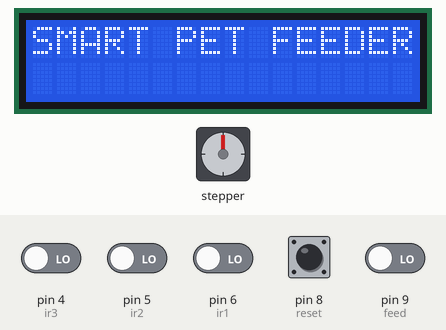
This sketch was run on a simulated Arduino Uno, built with avr-gcc and run on an emulated ATmega328P. Parts: stepper motor, 16×2 character LCD. Wiring (inferred from the names in the program): stepper motor driver (1600 steps per turn assumed): step pin 3; direction pin 2. Inputs (shaded band) come from the test bench; at power-on: pin 4 (ir3), pin 5 (ir2), pin 6 (ir1), pin 8 (reset), pin 9 (feed) LOW. EEPROM starts erased; what the sketch prints to the serial monitor is not drawn.

Above: at 7.2 s.
7.3 s: pin 9 (feed) driven HIGH
At 10.1 s:
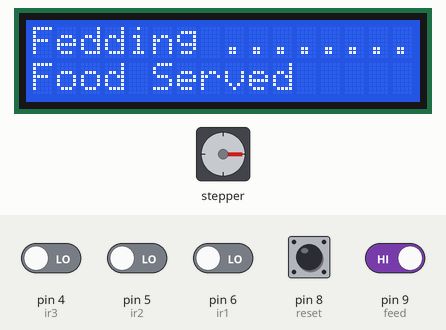
12.9 s: pin 8 (reset) pulled HIGH for 1 s
16.9 s: pin 4 (ir3) driven HIGH and pin 5 (ir2) driven HIGH and pin 6 (ir1) driven HIGH and pin 8 (reset) driven HIGH and pin 9 (feed) driven HIGH
At 18.2 s:
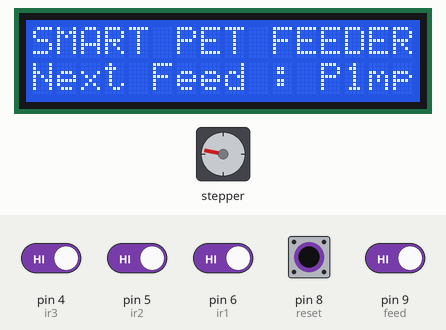
19.9 s: pin 4 (ir3) driven LOW and pin 6 (ir1) driven LOW
At 20.9 s:
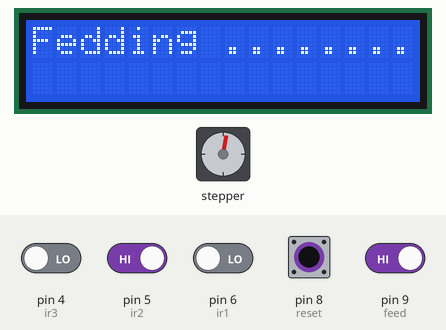
22.9 s: pin 8 (reset) driven LOW
At 27.6 s:
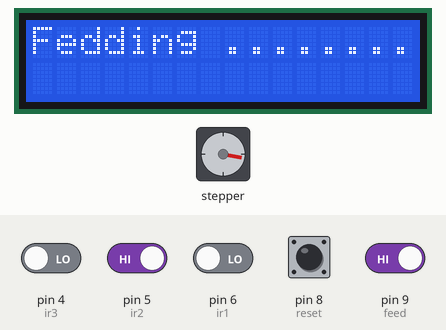
Timing chart, 0 to 73.4 s (numbered marks = the images above; inputs shaded):
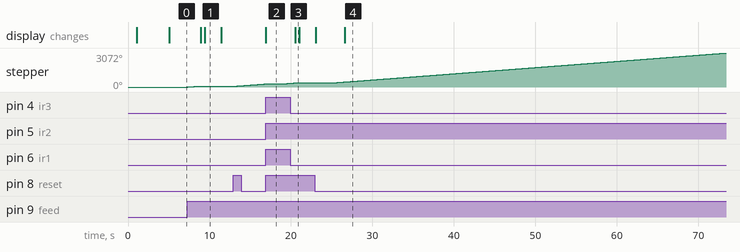

Measured:
- after the input at 7.3 s, stepper: turns 90° clockwise in 1.6 s, starting at once; the display: first changes after 1.6 s (image 1 shows a later state)
- after the input at 16.9 s, the display: changes at once (image 2)
- after the input at 19.9 s, stepper: goes on until 20.5 s, then stays 371°
- after the input at 22.9 s, the display: first differs from a run without the input after 3.7 s (image 4)
- what the display in image 1 shows lasts 2.0 s, from 9.4 s to 11.4 s
- what the display in image 3 shows lasts 0.5 s, from 20.5 s to 21.0 s

The sketch:

code.ino
```cpp
#include <LiquidCrystal.h>
#include <EEPROM.h>

// Define stepper motor connections and steps per revolution:
#define dirPin 2
#define stepPin 3
#define ir3 4
#define ir2 5
#define ir1 6
#define reset 8
#define feed 9

#define stepsPerRevolution 1600

const int rs = 14, en = 15, d4 = 16, d5 = 17, d6 = 18, d7 = 19;
LiquidCrystal lcd(rs, en, d4, d5, d6, d7);
//LiquidCrystal lcd(19, 23, 18, 17, 16, 15);


int ir_1,ir_2,ir_3;
int next = 1;
int current = -1;
int S1, S2, S3;

void setPosition(){
  Serial.println ("sp");
  if (next == 0){
    S1 = 1;
    S2 = 0;
    S3 = 0;
  }
  else if (next == 1){
    S1 = 0;
    S2 = 1;
    S3 = 0;
  }
  else if (next == 2){
    S1 = 1;
    S2 = 1;
    S3 = 0;
  }
  else if (next == 3){
    S1 = 0;
    S2 = 0;
    S3 = 1;
  }
  EEPROM.write(16, next);
  next = (next + 1)%4;
  //Serial.println(next);
}

int getPosition()
{
  if((ir_1 == S1)&&(ir_2 == S2)&&(ir_3 == S3)){
    delay(400);
    if((ir_1 == S1)&&(ir_2 == S2)&&(ir_3 == S3)){
      return 1;
    }
  }
  else{
    return 0;
  }
}

void displayNext(){
  lcd.clear();
  lcd.setCursor(0, 0);
  lcd.print("SMART PET FEEDER");
  lcd.setCursor(0, 1);
  if (next == 0){
    lcd.print("Container is empty");
  }
  else if( next == 1){
    lcd.print("Next Feed : P2");
  }
  else if( next == 2){
    lcd.print("Next Feed : P3");
  }
  else if( next == 3){
    lcd.print("Next Feed : P4");
  }
}


void rotateNext(){
  lcd.clear();
  lcd.setCursor(0, 0);
  lcd.print("Fedding ........");
  lcd.setCursor(0, 1);
  setPosition();
    for (int i = 0; i < stepsPerRevolution/4; i++) {
      // These four lines result in 1 step:
      digitalWrite(stepPin, HIGH);
      delayMicroseconds(2000);
      digitalWrite(stepPin, LOW);
      delayMicroseconds(2000);
    }
      ir_1 = digitalRead(ir1);
      ir_2 = digitalRead(ir2);
      ir_3 = digitalRead(ir3);
      delay (100);


    while(getPosition()==0){
     ir_1 = digitalRead(ir1);
     ir_2 = digitalRead(ir2);
     ir_3 = digitalRead(ir3);
     // These four lines result in 1 step:
     digitalWrite(stepPin, HIGH);
     delayMicroseconds(2000);
     digitalWrite(stepPin, LOW);
     delayMicroseconds(2000);
    }
  lcd.print("Food Served");
  current = (current+1)%4;
  delay (2000);
  displayNext();

}
void initiate(){
  while(!(ir_1&&ir_2&&ir_3)){
     ir_1 = digitalRead(ir1);
     ir_2 = digitalRead(ir2);
     ir_3 = digitalRead(ir3);
     // These four lines result in 1 step:
     digitalWrite(stepPin, HIGH);
     delayMicroseconds(2000);
     digitalWrite(stepPin, LOW);
     delayMicroseconds(2000);
     Serial.println("in");
  }
  lcd.setCursor(0, 0);
  lcd.print("SMART PET FEEDER");
  lcd.setCursor(0, 1);
  current = 0;
  lcd.print("Next Feed : P1");
  setPosition();
}

String readStringFromEEPROM(int addrOffset)
{
  int newStrLen = EEPROM.read(addrOffset);
  char data[newStrLen + 1];
  for (int i = 0; i < newStrLen; i++)
  {
    data[i] = EEPROM.read(addrOffset + 1 + i);
  }
  data[newStrLen] = '\0';
  return String(data);
}

void setup() {
  Serial.begin(9600);
  const String  id = readStringFromEEPROM(0);
  next = EEPROM.read(16);
  lcd.begin(16, 2);
  lcd.print("SMART PET FEEDER");
  delay(1000);
  lcd.setCursor(0, 1);
  lcd.print("Initiating......");
  delay(4000);
  displayNext();

  // Declare pins as output:
  pinMode(stepPin, OUTPUT);
  pinMode(dirPin, OUTPUT);
  pinMode(ir1, INPUT);
  pinMode(ir2, INPUT);
  pinMode(ir3, INPUT);
  pinMode(reset, INPUT);
  pinMode(feed, INPUT);
  // Set the spinning direction clockwise:
  digitalWrite(dirPin, HIGH);
  delay(1000);
  //initiate();

}

void loop() {
  if (digitalRead(reset) == 1){
    initiate();
    delay(2000);
  }
  if (digitalRead(feed) == 1){
    rotateNext();
    delay(2000);
  }
}
```
